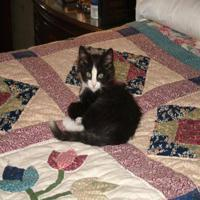
#> input picture HW3/cat_vs_dog/train/cats/cat.1004.jpg, 200 x 200 px; its folder holds only this picture in this run
$ jupyter execute --allow-errors Assignment3.ipynb   (shell and % lines are left out)   (older library calls are emulated)
#> lines starting #> are read from the running program, lines starting #| are printed output that depends on the picture
<h1 align="center"> CSE 242 Assignment 3, Fall 2022

<h2 align="center"> 4 Questions, 100 pts, due: 23:59 pm, Oct 31st, 2022

## Instruction

- Submit your assignments onto **Gradescope** by the due date. Upload a <code>zip</code> file containing:

    (1) The saved/latest <code>.ipynb</code> file, please **rename this file with your name included**.

    (2) Also save your file into a pdf version, if error appears, save an html version instead (easy to grade for written questions).

    (3) All other materials to make your <code>.ipynb</code> file runnable.

    **For assignment related questions, please reach TA or grader through Slack/Piazza/Email.**

- This is an **individual** assignment. All help from others (from the web, books other than text, or people other than the TA or instructor) must be clearly acknowledged.

## Objective

- **Task 1:** Perceptron (math)
- **Task 2:** Support Vector Machine (math)
- **Task 3:** Image Classification (with Scikit-learn)
- **Task 4:** Coding Linear Regression from scratch

# Question 1. (Perceptron, 30 pts)

## (a -- 10 pts)

On what kinds of training data does the perceptron algorithm converge?

The perceptron is guranteed to converge for any training data which is linearly seperable, but does not mean convergence will be fast...

## (b -- 5*4 pts)

Simulate one pass through the following data with the perceptron algorithm described in lecture and homework.
Use the learning rate $\eta = 1$.

Start with $w=(0,0,0)$ and show the resulting weight vector after each example.

(Assume that the perceptron algorithm predicts incorrectly when $w \cdot x = 0$, and ignore the bias term.)

| $x_1$  | $x_2$ | $x_3$ |   $y$ |
| :--- | :--- | :--- | :--- |
| 1 | 0 | 1 |  +1|
| 0 | -1 | 1 |  -1|
| 1 | 1 | 1 | +1|
| -1 | 2 | 0 |  -1|

Initially, $w = ( 0, 0, 0)$.

After the first example, $w = (  \hspace{1.0in} )$;

After the second example, $w = (  \hspace{1.0in} )$;

After the third example, $w = (  \hspace{1.0in} )$;

After the fourth example, $w = (  \hspace{1.0in} )$.

**Reminder:** if you are unsure about your answers, give as many details as possible so that you won't get 0 points in the wrong answers.

[cell 1]
#I will just code a perceptron here because its better...
import numpy as np

#initial feature vectors and thier target
v1 = {'vector':np.array([1,0,1]),'target':1}
v2 = {'vector':np.array([0,-1,1]),'target':-1}
v3 = {'vector':np.array([1,1,1]),'target':1}
v4 = {'vector':np.array([-1,2,0]),'target':-1}

#print(v1['vector'])
#print(v1['target'])

def percept(v1,v2,v3,v4):
    vlist = [v1,v2,v3,v4]
    w = np.array([0,0,0])
    b = 0
    for i in vlist:
        print(i)
        print(i['vector'])
        a = np.dot(i['vector'],w) + b
        print('activation is:',a)
        if i['target']*a <= 0:
            print('ya is:',i['target']*a,'so we update w')
            w += i['target']*i['vector']
            print('after update our new wieght vector is:',w)
        else:
            print('ya is:',i['target']*a,'no update needed')
    print('done!')


percept(v1,v2,v3,v4)

# Question 2. (Support Vector Machines, 30 pts)
Suppose that we have the following training set (where the instances have two features):

| $x_1$ | $x_2$ | $y$ |
| :--- | :--- | :--- |
| 1 | 1  |  +1|
| 1 | 2  |  +1|
| 2 | 1  |  +1|
| 0 | 0  |  -1|
| 1 | 0  |  -1|
| 0 | 1  |  -1|

## (a -- 10 pts)

Plot them (in hand or with python) and find the support vectors (by eye).

[cell 2]
import matplotlib.pyplot as plt

d1 = np.array([1,1])
d2 = np.array([1,2])
d3 = np.array([2,1])
d4 = np.array([0,0])
d5 = np.array([1,0])
d6 = np.array([0,1])

y = [1,1,1,-1,-1,-1]

li=(d1,d2,d3,d4,d5,d6)

x, y = zip(*li)

print(x)
print(y)

colors = [0,0,0,1,1,1] #red is 0, blue is 1, mapped like target --> y
plt.scatter(x,y,c=colors,marker="o", cmap="bwr_r")

#adding labels
for i, j in zip(x, y):
   plt.text(i, j, '({}, {})'.format(i, j))

print('Support vectors are red point (1,1), and blue points (0,1) & (0,0)')
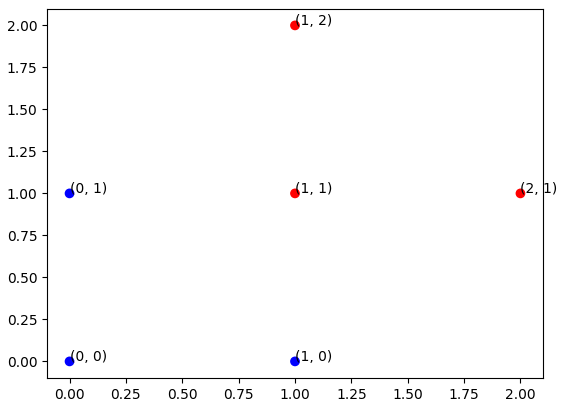
#> figure drawn by matplotlib, 1 panel

## (b -- 10 + 10 pts)

Using the support vectors, find the equation for the maximum margin separating plane, and determine the geometric margin. (Assume a simple linear SVM and no soft-margin).

[cell 3]
# ---> See mathmatica Notebook

#equation for hyper plane we will plot to confirm
def f(x):
    return -x+3/2

list = np.linspace(-0.5,2.5)

plt.scatter(x,y,c=colors,marker="o", cmap="bwr_r")
plt.plot(list,f(list))
#adding labels
for i, j in zip(x, y):
   plt.text(i, j, '({}, {})'.format(i, j))
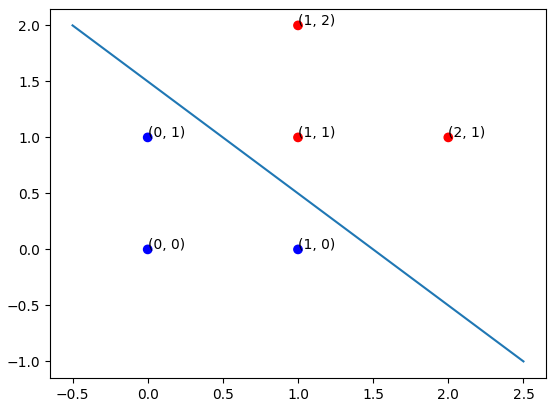
#> figure drawn by matplotlib, 1 panel; curve peaks at x = -0.5, y = 2

# Question 3. (Binary Image Classification, 30 pts + bonus pts)

In this question, you will perform a binary image classification task with scikit-learn implemented models. Your will see the importance of a powerful feature extractor. Meanwhile, you will learn to perform hyper-parameter tunning and select machine learning models with scikit-learn. Please **do not** use deep learning models for training use in this question.

#### Import/Install required packages

[cell 4]
# Import libraries
import os
from os.path import join
import pandas as pd
import numpy as np
import matplotlib.pyplot as plt
import warnings
warnings.filterwarnings("ignore")
from PIL import Image
from sklearn.utils import shuffle
from sklearn.metrics import accuracy_score
from sklearn.metrics import confusion_matrix

#### Data preprocessing

[cell 5]
# A help function which appends the path list for train and test image folder
def get_path(is_train=True):
    if is_train:
        directory = "train"
    else:
        directory = "test"

    # Append the image path to a list for imgaes that contain a dog
    dog_image_dir = f'./cat_vs_dog/{directory}/dogs'
    dog_paths = [join(dog_image_dir,filename) for filename in os.listdir(dog_image_dir) if filename.endswith('.jpg')]

    # Append the image path to a list for imgaes that contain a cat
    cat_image_dir = f'./cat_vs_dog/{directory}/cats'
    cat_paths = [join(cat_image_dir, filename) for filename in os.listdir(cat_image_dir) if filename.endswith('.jpg')]

    img_paths = dog_paths + cat_paths

    # Return the unshuffled image paths
    return img_paths

[cell 6]
# Show how many figures contained in the train and test dataset
print(f"There are {len(get_path())} train images and {len(get_path(is_train=False))} test images.")

Take a look at a few randomly selected example images we will deal with.

[cell 7]
import random

fig,ax = plt.subplots(2,5)
index_list = [random.randrange(1, len(get_path()), 1) for i in range(10)]
print(index_list)
train_paths = get_path()

filenames=[train_paths[idx] for idx in index_list]
for i in range(10):
    with open(filenames[i],'rb') as f:
        image=Image.open(f)
#> image is the input picture: PIL image 200x200 RGB; mean R, G, B 123.9, 105.3, 95.5
        ax[i%2][i//2].imshow(image)
        ax[i%2][i//2].axis('off')
fig.show()

#### Clearly, the above images are of different shape/size.

[cell 8]
# See the shape of an image
sample_img = Image.open(train_paths[0]) #ERROR here?
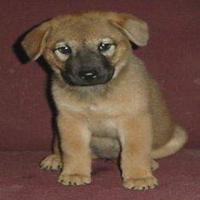
#> input picture HW3/cat_vs_dog/train/dogs/dog.1004.jpg, 200 x 200 px
#> sample_img is the input picture: PIL image 200x200 RGB; mean R, G, B 106.6, 78, 64.6
print(np.array(sample_img).shape)
#| (200, 200, 3)

#### Standard PCA methods implemented in Scikit-learn do not work for color imgaes (RGB), so we will transform the images into grayscale.

[cell 9]
import matplotlib

# Transform color images to grayscale
def rgb2gray(rgb_img):
    return np.dot(rgb_img[...,:3], [0.2989, 0.5870, 0.1140])
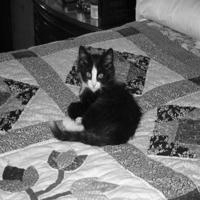
#> returned value: shape (200, 200) float64; min 0, max 252, mean 109.7

# Given the image path, return the resized image as an numpy 2d array
def get_image(path):
    img = Image.open(path)
    img = img.resize((200,200))
    img.save(path)
    img = matplotlib.image.imread(path)
    gray = rgb2gray(img)
    return np.array(gray)

[cell 10]
print(get_image(train_paths[1]).shape)

#### Append image data and labels in to list

[cell 11]
# Prepare the raw data: grayscale, train images and train labels
h, w = get_image(train_paths[1]).shape
#> h = 200; w = 200
train_data = np.empty((len(train_paths), h, w))
train_label = [1] * np.int(len(train_paths)/2) + [0] * np.int(len(train_paths)/2)
count = -1

for pth in train_paths:
    count += 1
    image = get_image(pth)
#> in rgb2gray (call 3), `return np.dot(rgb_img[...,:3], [0.2989, 0.5870, 0.1140])`:
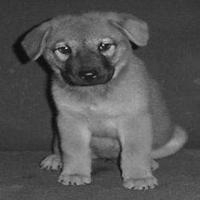
#> returned value: shape (200, 200) float64; min 9.59, max 213, mean 85
    train_data[count] = image

n_samples = train_data.shape[0]
#> n_samples = 2
X = np.empty((n_samples, h * w))

for i in range(n_samples):
    X[i] = train_data[i].flatten()
y = train_label
print(f"The shape of the training data is {X.shape}")
#| The shape of the training data is (2, 40000)

#### Prepare the raw test data

[cell 12]
test_paths = get_path(is_train=False)


# Prepare the raw dataframe: grayscale, test images and test labels
test_data = np.empty((len(test_paths), h, w))
test_label = [1] * np.int(len(test_paths)/2) + [0] * np.int(len(test_paths)/2)
count = -1
for pth in test_paths:
    count += 1
    image = get_image(pth)
    test_data[count] = image

n_samples = test_data.shape[0]
X_test = np.empty((n_samples, h * w))

for i in range(n_samples):
    X_test[i] = test_data[i].flatten()
y_test = test_label
print(f"The shape of the test data is {X_test.shape}")
#| The shape of the test data is (2, 40000)

#### Shuffle the training dataset

[cell 13]
# Shuffle the training dataset
from sklearn.utils import shuffle

X_train, y_train = shuffle(X, y, random_state=0)
#> y_train = [0, 1]

print(X_train[0])
#> (printed output is left out)
print(len(X_train[0])) #images of 40,000 pixel values in grayscale
#| 40000
print(f"The shape of the training data is {X.shape}")
#| The shape of the training data is (2, 40000)
print(f"The shape of the training data is {X_train.shape}")
#| The shape of the training data is (2, 40000)

[cell 14]
# Import additional libaries
from sklearn.decomposition import PCA
from sklearn.svm import SVC

## Question 3.1 Reducing the dimensions (feature extraction using PCA)

Directly training on current training dataset may consume a large amount of time. One wise choice is to firstly perform feature extraction so that we do not have to train model with non-necessary features.

### 3.1.1 SVM on extracted features (15pts)

[cell 15]
from sklearn.decomposition import PCA
from sklearn.svm import SVC
from sklearn.metrics import accuracy_score
from sklearn.metrics import confusion_matrix

# The list of number of components for PCA
n_list = [10, 20, 50, 100, 150, 200, 498]


#we use X_train from above after shuffling

#> (the rest of this cell did not finish here and is left out)

### 3.1.2 Logistic regression on extracted features (15pts)

[cell 16]
# The list of number of components for PCA
n_list = [10, 20, 50, 100, 150, 200, 498]
#n_list = [100, 200, 498, 800]


from sklearn.linear_model import LogisticRegression

#> (the rest of this cell did not finish here and is left out)

**Leaderboard Depending on your best achieved accuracy score, the remaining points and bonus points are organized as below:**

Accuracy score > 55%: 30 pts

Accuracy score 50-55%: 15 pts

Accuracy score < 50%: 5 pts

# Question 4. (Coding assignment: Linear Regression, 10 pts)

In this question, you'll be coding up linear regression algorithm from scratch.

### Instructions
- Download the datasets `heights_weights.csv`. **Place these files in the same directory as this notebook.**
- You are **NOT** allowed to use machine learning libraries such as `scikit-learn` to build the models for this question.
- You are required to complete the functions defined in the code blocks following each question. Fill out sections of the code marked `"YOUR CODE HERE"`.
- You're free to add any number of methods within each class.
- You may also add any number of additional code blocks that you deem necessary.
- If not comfortable with Python, you can code in Matlab. Make sure to add the files in the submission zip folder.
-  You may use `scikit-learn` package **only** to compare your final error.

[cell 17]
# Importing Libraries
import time
import math
import numpy as np
import pandas as pd
import matplotlib.pyplot as plt

### Data Preparation.
To keep things simple, first we'll use a toy dataset to test our implementation. This dataset contains the heights and weights of a few individuals. Our goal is to predict the weight of an individual given their height using a linear regression model.

#> (a cell that did not finish here is left out)

#> (a cell that did not finish here is left out)

[cell 20]
import matplotlib.pyplot as plt

#> (the rest of this cell did not finish here and is left out)

Looking at the distribution of the data, it seems like `Weight` and `Height` have a linear relationship. Hence, a linear regression model should be able to capture this relationship.

Let's us convert the dataframe `df` to a Numpy array so that it is easier to perform operations on it.

#> (a cell that did not finish here is left out)

### Implement the ` LinearRegression` class
Make sure it works with more than 1 feature.
**NOTE:** Do **NOT** forget to include a bias term in the weights.

[cell 22]
w = np.array([[0.5],[1.2]])
w[0][0]

[cell 23]
class LinearRegression:
    def __init__(self, lr=0.001, epochs=30):
        """
        Fits a linear regression model on a given dataset.

        Args:
            lr: learning rate
            epochs: number of iterations over the dataset
        """
        self.lr = lr
        self.epochs = epochs

        ######################
        #   YOUR CODE HERE   #
        ######################
        # You may add additional fields


    def train(self, X, y):
        """
        Initialize weights. Iterate through the dataset and update weights once every epoch.

        Args:
            X: features
            y: target
        """

        #start with the initialized weights
        self.w = np.array([[1],[1]])
        # [7 lines of commented-out code are left out]

        for i in range(self.epochs):
            self.update_weights(X,y)

        plt.scatter(df['Height'], df['Weight'], marker='X')

        xi = np.linspace(1.5,2,100)
        fy = self.w[1][0]*xi+self.w[0][0]
        plt.plot(xi, fy, '-r', label='y=2x+1')

        plt.xlabel("Height")
        plt.ylabel("Weight")
        plt.show()


    def update_weights(self, X, y):
        """
        Helper function to calculate the gradients and update weights using batch gradient descent.

        Args:
            X: features
            y: target
        """
        #w = np.array([[1,1]]) #vector with w0 and w1 weights
        #print('does lr print?',self.lr)

        dSum = 0

        for i,j in zip(X,range(len(y))):
            phix = np.array([[1],i]) #we make a dummy basis x0=1 for w0

            #print(phix,phix.shape)
            #print(i)

            ypre = np.dot(np.transpose(self.w),phix)
            #print(ypre,ypre.shape)

            dSum += (y[j] - ypre)*phix
            #print(f'traget value is {y[j]}, with data point {phix}, w.x of {ypre}, sum of {dSum} ')

            #update w

        self.w = self.w + self.lr * dSum
        #print(self.w)

        #return w


    def predict(self, X):
        """
        Predict values using the weights.

        Args:
            X: features

        Returns:
            The predicted value.
        """
        ######################
        #   YOUR CODE HERE   #
        ######################

#LinearRegression().train(X_train, y_train)
